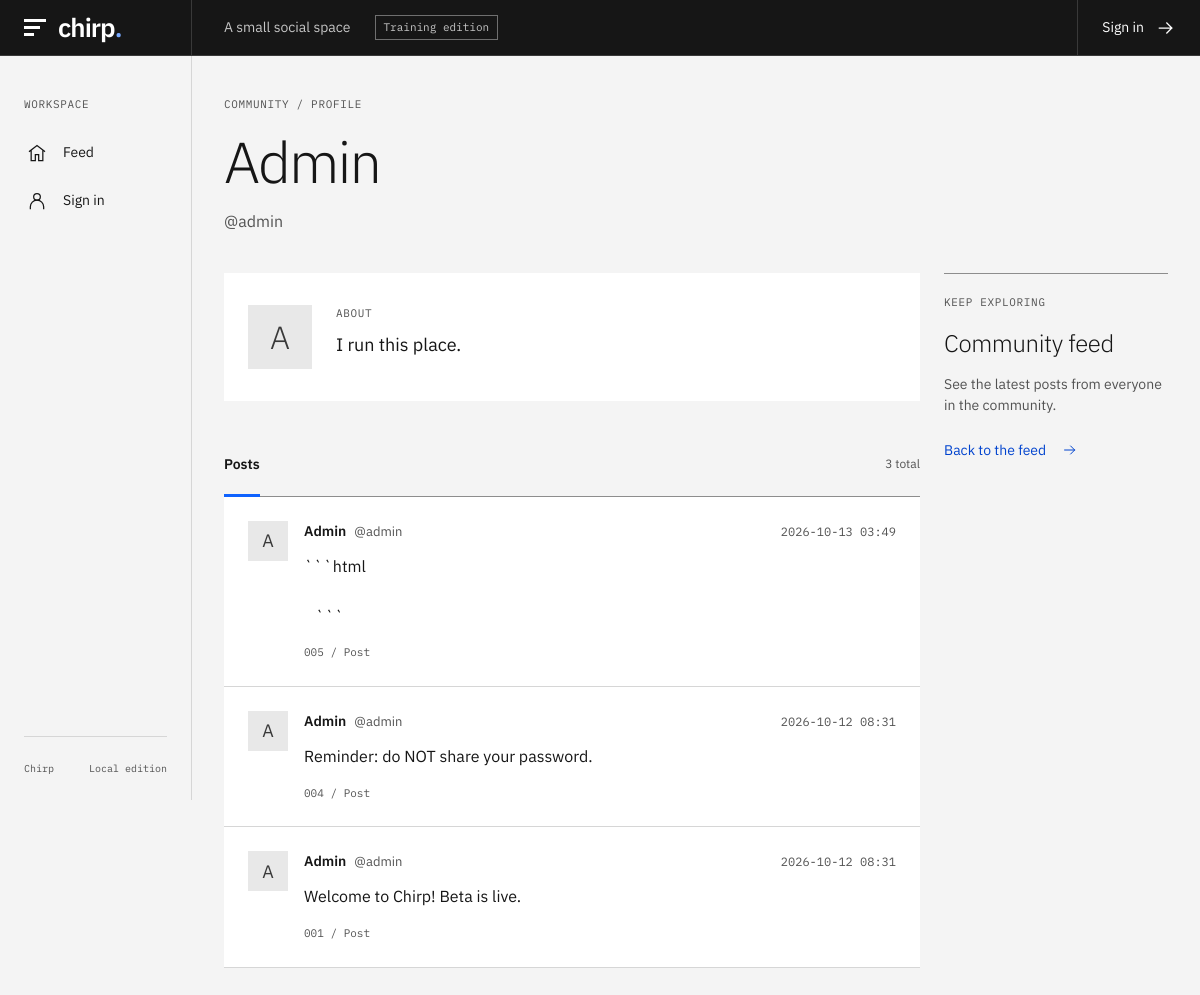
Screenshot of /user/admin with the database file from the repository.
### tables this page shows
CREATE TABLE users (
        id INTEGER PRIMARY KEY AUTOINCREMENT,
        username TEXT UNIQUE NOT NULL,
        password TEXT NOT NULL,      -- stored in plaintext (part of the lesson)
        email TEXT,
        bio TEXT
    );

CREATE TABLE tweets (
        id INTEGER PRIMARY KEY AUTOINCREMENT,
        user_id INTEGER NOT NULL,
        body TEXT NOT NULL,
        created TEXT DEFAULT CURRENT_TIMESTAMP
    );

### app.py (the view)
@app.route("/user/<username>")
def profile(username):
    db = get_db()
    row = db.execute(
        "SELECT * FROM users WHERE username = ?", (username,)
    ).fetchone()
    if not row:
        abort(404)
    bio_html = render_template_string(
        "<div class='bio'>" + (row["bio"] or "") + "</div>"
    )
    tweets = db.execute(
        """SELECT tweets.id, tweets.body, tweets.created, users.username
           FROM tweets JOIN users ON tweets.user_id = users.id
           WHERE users.id = ? ORDER BY tweets.id DESC""",
        (row["id"],),
    ).fetchall()
    return render_template(
        "profile.html",
        profile_user=row,
        bio_html=bio_html,
        tweets=tweets,
        user=current_user(),
    )

### app.py (called while the page is built, shortened)
def get_db():
    if "db" not in g:
        g.db = sqlite3.connect(DB_PATH)
        g.db.row_factory = sqlite3.Row
    return g.db

def current_user():
    token = request.cookies.get("session")
    if not token:
        return None

### templates/profile.html (shortened to what this page needs)
{% extends "base.html" %}
{% from "components.html" import icon, post %}
{% block content %}
  <div class="page-heading"><p class="eyebrow">COMMUNITY / PROFILE</p><h1>{{ profile_user['username'] | capitalize }}</h1><p class="page-description">@{{ profile_user['username'] }}</p></div>
  <div class="content-grid">
    <section class="feed-column" aria-label="Profile and posts">
      <div class="profile-panel"><span class="avatar avatar-large" aria-hidden="true">{{ profile_user['username'][0] | upper }}</span><div class="profile-summary"><p class="eyebrow">ABOUT</p><div class="profile-bio">{% if config.get('CHIRP_FIXED') %}<div class="bio">{{ bio }}</div>{% else %}{{ bio_html | safe }}{% endif %}</div></div></div>
      <div class="feed-toolbar"><h2>Posts</h2><span>{{ tweets | length }} total</span></div>
      <div class="post-list">{% for t in tweets %}{{ post(t, user) }}{% else %}<div class="empty-state"><h2>No posts yet.</h2><p>{% if user and user['username'] == profile_user['username'] %}<a class="text-link" href="/#compose">Write your first post {{ icon('arrow') }}</a>{% else %}Check back when {{ profile_user['username'] }} has something to share.{% endif %}</p></div>{% endfor %}</div>
    </section>
    <aside class="context-rail"><section class="rail-section"><p class="eyebrow">KEEP EXPLORING</p><h2>Community feed</h2><p>See the latest posts from everyone in the community.</p><a class="text-link" href="/">Back to the feed {{ icon('arrow') }}</a></section></aside>
  </div>
{% endblock %}

### templates/components.html (shortened to what this page needs)
{% macro icon(name) -%}
<svg class="icon" width="20" height="20" viewBox="0 0 24 24" fill="none" stroke="currentColor" stroke-width="1.5"
  stroke-linecap="square" stroke-linejoin="miter" aria-hidden="true" focusable="false">
  {% if name == 'arrow' %}
  <path d="M4 12h15M13 6l6 6-6 6" />
  {% elif name == 'home' %}
  <path d="m3 10 9-7 9 7M5 9v12h5v-7h4v7h5V9" />
  {% elif name == 'user' %}
  <circle cx="12" cy="7" r="4" />
  <path d="M4 21v-2a8 8 0 0 1 16 0v2" />
  {% elif name == 'users' %}
  <circle cx="9" cy="7" r="3" />
  <path d="M2 21v-3a7 7 0 0 1 14 0v3M16 4a3 3 0 0 1 0 6M19 14a6 6 0 0 1 3 5v2" />
  {% elif name == 'settings' %}
  <path d="M3 6h18M3 12h18M3 18h18" />
  <path d="M7 3v6M16 9v6M9 15v6" />
  {% elif name == 'logout' %}
  <path d="M10 3H4v18h6M10 12h11M16 7l5 5-5 5" />
  {% elif name == 'plus' %}
  <path d="M12 4v16M4 12h16" />
  {% elif name == 'external' %}
  <path d="M5 19 19 5M5 5h14v14" />
  {% elif name == 'check' %}
  <path d="m4 12 5 5L20 6" />
  {% elif name == 'edit' %}
  <path d="m16 3 5 5-12 12-6 1 1-6ZM13 6l5 5" />
  {% elif name == 'trash' %}
  <path d="M3 6h18M19 6v14a2 2 0 0 1-2 2H7a2 2 0 0 1-2-2V6m3 0V4a2 2 0 0 1 2-2h4a2 2 0 0 1 2 2v2" />
  <line x1="10" y1="11" x2="10" y2="17" />
  <line x1="14" y1="11" x2="14" y2="17" />
  {% endif %}
</svg>
{%- endmacro %}
{% macro post(tweet, current_user=None) -%}
<article class="post" id="post-{{ tweet['id'] }}">
  <a class="avatar" href="{{ url_for('profile', username=tweet['username']) }}"
    aria-label="View {{ tweet['username'] }}'s profile">{{ tweet['username'][0] | upper }}</a>
  <div class="post-content">
    <div class="post-meta">
      <a class="post-author" href="{{ url_for('profile', username=tweet['username']) }}">{{ tweet['username'] |
        capitalize }}<span class="handle">@{{ tweet['username'] }}</span></a>
      <time datetime="{{ tweet['created'] | replace(' ', 'T') }}Z">{{ tweet['created'][:16] }}</time>
    </div>
    <div class="post-body">{% if config.get('CHIRP_FIXED') %}{{ tweet['body'] }}{% else %}{{ tweet['body'] | safe }}{%
      endif %}</div>
    <div class="post-footer">
      <a class="post-permalink" href="{{ url_for('index') }}#post-{{ tweet['id'] }}"
        aria-label="Link to post {{ tweet['id'] }}">{{ '%03d' | format(tweet['id']) }}<span aria-hidden="true"> /
        </span>Post</a>
    </div>
  </div>
</article>
{%- endmacro %}

### static/style.css (style rules this page uses)
:root { --background: #f4f4f4; --surface: #fff; --layer: #e8e8e8; --text: #161616; --secondary: #525252; --border: #d6d6d6; --blue: #0f62fe; --blue-hover: #0353e9; --link: #0043ce; --mono: 'IBM Plex Mono', monospace; --sidebar-width: 224px; --header-height: 56px; }
* { box-sizing: border-box; }
html { scroll-padding-top: 80px; }
body { margin: 0; background: var(--background); color: var(--text); font: 400 16px/1.5 'IBM Plex Sans', 'Helvetica Neue', Arial, sans-serif; }
a { color: inherit; text-decoration: none; }
button, a, input, textarea { -webkit-tap-highlight-color: transparent; }
h1, h2, p { margin: 0; }
h2 { font-size: 20px; line-height: 1.4; font-weight: 400; }
.icon { flex-shrink: 0; vertical-align: middle; }
.page-heading { padding-bottom: 40px; }
.eyebrow { font: 11px/1.6 var(--mono); letter-spacing: .06em; color: var(--secondary); }
.page-heading > .eyebrow { margin-bottom: 16px; }
h1 { font-size: clamp(42px, 4.8vw, 68px); line-height: 1.1; font-weight: 300; letter-spacing: -2px; overflow-wrap: anywhere; }
.page-description { margin-top: 16px; color: var(--secondary); font-size: 16px; }
.content-grid { display: grid; grid-template-columns: minmax(0, 1fr) 272px; align-items: start; gap: 40px; }
.feed-column { min-width: 0; }
.text-link { color: var(--link); font-size: 14px; display: inline-flex; align-items: center; gap: 16px; }
.text-link .icon { width: 16px; height: 16px; }
.muted, .handle { color: var(--secondary); font-size: 13px; font-weight: 400; }
.feed-toolbar { display: flex; justify-content: space-between; align-items: center; min-height: 64px; border-bottom: 1px solid #8d8d8d; margin-top: 32px; }
.feed-toolbar h2 { font-size: 14px; font-weight: 600; align-self: stretch; display: flex; align-items: center; position: relative; }
.feed-toolbar h2::after { content: ''; position: absolute; bottom: -1px; left: 0; right: 0; height: 3px; background: var(--blue); }
.feed-toolbar > span { color: var(--secondary); font-size: 12px; display: flex; align-items: center; gap: 8px; }
.post-list { background: var(--surface); }
.post { display: flex; align-items: flex-start; gap: 16px; padding: 24px; border-bottom: 1px solid var(--border); scroll-margin-top: 24px; }
.avatar { width: 40px; height: 40px; flex-shrink: 0; display: inline-flex; align-items: center; justify-content: center; color: #393939; background: #e8e8e8; font-size: 18px; font-weight: 400; }
.post-content { flex: 1; min-width: 0; }
.post-meta { display: flex; align-items: baseline; gap: 12px; justify-content: space-between; }
.post-author { display: flex; gap: 8px; align-items: baseline; font-weight: 600; font-size: 14px; }
.post-meta time { font: 12px/1.6 var(--mono); color: var(--secondary); white-space: nowrap; }
.post-body { margin-top: 12px; line-height: 1.55; overflow-wrap: anywhere; white-space: pre-wrap; }
.post-footer { display: flex; align-items: center; justify-content: space-between; gap: 16px; margin-top: 16px; }
.post-permalink { display: inline-block; color: var(--secondary); font: 11px/1.6 var(--mono); }
.context-rail { min-width: 0; }
.rail-section { border-top: 1px solid #8d8d8d; padding: 20px 0 32px; }
.rail-section > .eyebrow { margin-bottom: 16px; }
.rail-section h2 { font-size: 24px; font-weight: 300; line-height: 1.25; letter-spacing: -.4px; }
.rail-section > p:not(.eyebrow) { color: var(--secondary); font-size: 14px; margin-top: 16px; }
.rail-section > .text-link { margin-top: 24px; }
.profile-panel { display: flex; align-items: flex-start; gap: 24px; padding: 32px 24px; background: var(--surface); flex-wrap: wrap; }
.avatar-large { height: 64px; width: 64px; font-size: 32px; font-weight: 300; }
.profile-summary { flex: 1; min-width: 100px; }
.profile-summary .eyebrow { margin-bottom: 8px; }
.profile-bio { font-size: 18px; overflow-wrap: anywhere; white-space: pre-wrap; }
@media (max-width: 1200px) { :root { --sidebar-width: 192px; } }
@media (max-width: 1200px) { .content-grid { grid-template-columns: minmax(0, 1fr) 224px; gap: 24px; } }
@media (max-width: 1200px) { .post-meta { flex-wrap: wrap; gap: 4px 12px; } }
@media (prefers-reduced-motion: no-preference) { a, button { transition: background-color 120ms, color 120ms; } }

### rows the page displays
users: username "Admin", username "admin", username "A", bio "I run this place."
tweets: created "2026-10-13 03:49", body "```html ```", id "005"
tweets: created "2026-10-12 08:31", body "Reminder: do NOT share your password.", id "004"
tweets: created "2026-10-12 08:31", body "Welcome to Chirp! Beta is live.", id "001"

### other values shown
{{ tweets | length }} "3"
